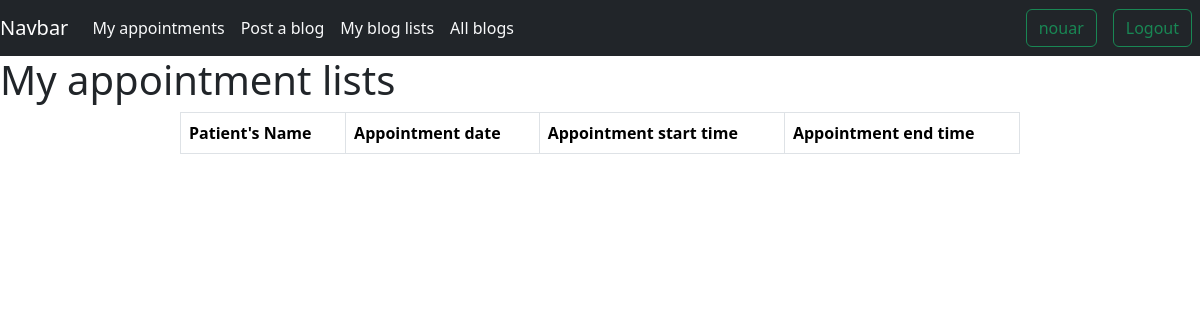
Before: /my_appointments/ (signed in) with the older database file.
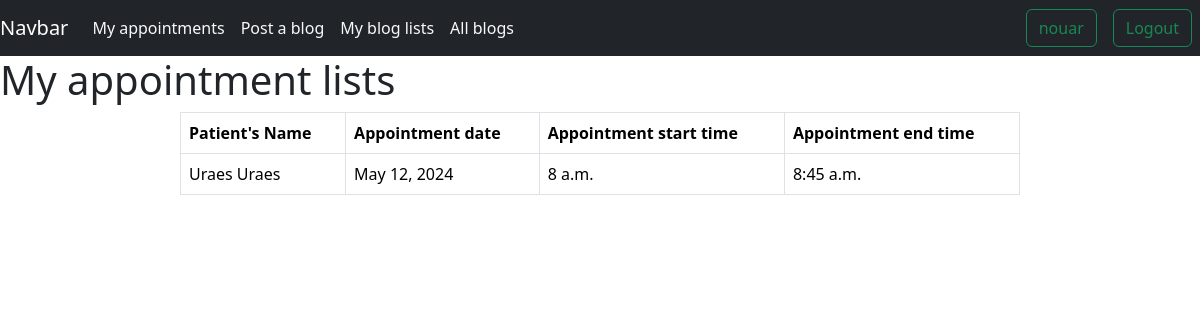
After: the same page with the newer database file.
### users/models.py (models this page shows, shortened)
class Appointment(models.Model):
    SPECIALIZATIONS = (
        ('Cardiology', 'Cardiology'),
        ('Dermatology', 'Dermatology'),
        ('Endocrinology', 'Endocrinology'),
        ('Gastroenterology', 'Gastroenterology'),
        ('Hematology', 'Hematology'),
    )
    patient = models.ForeignKey(UserProfile, on_delete=models.CASCADE, related_name='patient')
    doctor = models.ForeignKey(UserProfile, on_delete=models.CASCADE, related_name='doctor')
    required_speciality = models.CharField(max_length=50, choices=SPECIALIZATIONS)
    date_of_appointment = models.DateField(default=datetime.now().date() + timedelta(days=1))
    start_time = models.TimeField(default=time(8, 0))
    end_time = models.TimeField()

class UserProfile(AbstractUser):
    username =models.CharField(max_length=255, unique=True, primary_key=True)
    email =models.EmailField(unique=True)
    profile_picture =models.ImageField(upload_to='profile_pictures/')
    address_line1 =models.CharField(max_length=100)
    city =models.CharField(max_length=100)
    state =models.CharField(max_length=100)
    pincode =models.CharField(max_length=10)
    title =models.CharField(max_length=10)
    USERNAME_FIELD = 'email'
    REQUIRED_FIELDS = []
    objects = UserManager()

### users/views.py (the view)
# urls.py: path('my_appointments/',views.my_appointments,name='my_appointments'),
def my_appointments(request):
    if not request.user.is_authenticated:
        return redirect('login')
    if request.user.is_staff:
        appointments = Appointment.objects.filter(doctor=request.user)
    else:
        appointments = Appointment.objects.filter(patient=request.user)
    return render(request, 'my_appointments.html', {'appointments': appointments})

### users/templates/my_appointments.html (shortened to what this page needs)
{% extends 'base.html' %}
{% block body %}
<h1>My appointment lists</h1>
<div style="margin:auto;width:70%">
    <table class="table table-bordered">
      <thead>
        <tr>
            {% if user.is_staff %}
            <th scope="col">Patient's Name</th>
            {% else %}
            <th scope="col">Doctor's Name</th>
            {% endif %}
          <th scope="col">Appointment date</th>
          <th scope="col">Appointment start time</th>
          <th scope="col">Appointment end time</th>
        </tr>
      </thead>
      <tbody>
        {% for appointment in appointments %}
        <tr>
            {% if user.is_staff %}
            <td>{{ appointment.patient.first_name }} {{ appointment.patient.last_name }}</td>
            {% else %}
            <td>Dr. {{ appointment.doctor.first_name }} {{ appointment.doctor.last_name }}</td>
            {% endif %}
          <td>{{ appointment.date_of_appointment }}</td>
          <td>{{ appointment.start_time }}</td>
          <td>{{ appointment.end_time }}</td>
        </tr>
        {% endfor %}
      </tbody>
    </table>
  </div>
{% endblock %}

Changed rows visible on the page:
added Appointment: patient.first_name "Uraes", patient.last_name "Uraes", date_of_appointment "May 12, 2024", start_time "8 a.m.", end_time "8:45 a.m."
